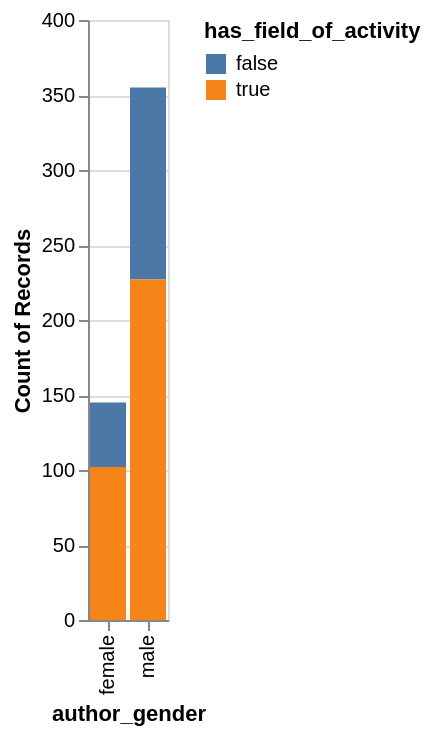

This figure's notebook cell:
### Code cell
# Compare recorded gender categories by metadata availability.
alt.Chart(novels_df).mark_bar().encode(
	x="author_gender",
	y="count()",
	color="has_field_of_activity:N"
)

### Figure 1 — Vega-Lite specification as saved in the notebook (floating-point values rounded to 4 significant figures; data arrays with more than 128 entries replaced by an {"elided": "..."} marker saying what was removed)
{"config": {"view": {"continuousWidth": 300, "continuousHeight": 300}}, "data": {"name": "data-d81af5713cba25d14465301d0d9299b8"}, "mark": {"type": "bar"}, "encoding": {"color": {"field": "has_field_of_activity", "type": "nominal"}, "x": {"field": "author_gender", "type": "nominal"}, "y": {"aggregate": "count", "type": "quantitative"}}, "$schema": "https://vega.github.io/schema/vega-lite/v6.1.0.json", "datasets": {"data-d81af5713cba25d14465301d0d9299b8": {"elided": "500 records"}}}
